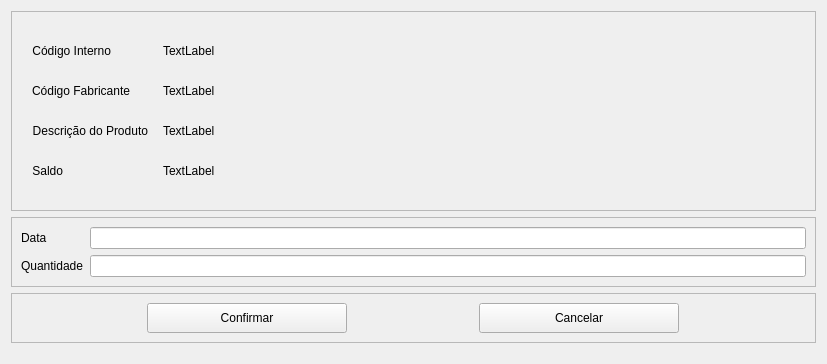
<?xml version="1.0" encoding="UTF-8"?>
<ui version="4.0">
 <class>wind_entr_prod</class>
 <widget class="QWidget" name="wind_entr_prod">
  <property name="geometry">
   <rect>
    <x>0</x>
    <y>0</y>
    <width>827</width>
    <height>364</height>
   </rect>
  </property>
  <property name="minimumSize">
   <size>
    <width>827</width>
    <height>0</height>
   </size>
  </property>
  <property name="maximumSize">
   <size>
    <width>827</width>
    <height>500</height>
   </size>
  </property>
  <property name="windowTitle">
   <string>Entrada de Produtos no Estoque</string>
  </property>
  <layout class="QVBoxLayout" name="verticalLayout">
   <property name="spacing">
    <number>6</number>
   </property>
   <item alignment="Qt::AlignVCenter">
    <widget class="QFrame" name="fr_top">
     <property name="minimumSize">
      <size>
       <width>0</width>
       <height>200</height>
      </size>
     </property>
     <property name="maximumSize">
      <size>
       <width>16777215</width>
       <height>200</height>
      </size>
     </property>
     <property name="frameShape">
      <enum>QFrame::StyledPanel</enum>
     </property>
     <property name="frameShadow">
      <enum>QFrame::Raised</enum>
     </property>
     <layout class="QVBoxLayout" name="verticalLayout_2">
      <property name="spacing">
       <number>10</number>
      </property>
      <property name="leftMargin">
       <number>10</number>
      </property>
      <property name="topMargin">
       <number>10</number>
      </property>
      <property name="rightMargin">
       <number>10</number>
      </property>
      <property name="bottomMargin">
       <number>10</number>
      </property>
      <item>
       <layout class="QFormLayout" name="formLayout">
        <property name="formAlignment">
         <set>Qt::AlignLeading|Qt::AlignLeft|Qt::AlignVCenter</set>
        </property>
        <property name="horizontalSpacing">
         <number>15</number>
        </property>
        <property name="leftMargin">
         <number>10</number>
        </property>
        <property name="rightMargin">
         <number>10</number>
        </property>
        <item row="0" column="0">
         <widget class="QLabel" name="lb_codint">
          <property name="minimumSize">
           <size>
            <width>0</width>
            <height>30</height>
           </size>
          </property>
          <property name="maximumSize">
           <size>
            <width>16777215</width>
            <height>30</height>
           </size>
          </property>
          <property name="text">
           <string>&lt;html&gt;&lt;head/&gt;&lt;body&gt;&lt;p align=&quot;right&quot;&gt;Código Interno&lt;/p&gt;&lt;/body&gt;&lt;/html&gt;</string>
          </property>
          <property name="alignment">
           <set>Qt::AlignRight|Qt::AlignTrailing|Qt::AlignVCenter</set>
          </property>
         </widget>
        </item>
        <item row="1" column="0">
         <widget class="QLabel" name="lb_codforn">
          <property name="minimumSize">
           <size>
            <width>0</width>
            <height>30</height>
           </size>
          </property>
          <property name="maximumSize">
           <size>
            <width>16777215</width>
            <height>30</height>
           </size>
          </property>
          <property name="text">
           <string>&lt;html&gt;&lt;head/&gt;&lt;body&gt;&lt;p align=&quot;right&quot;&gt;Código Fabricante&lt;/p&gt;&lt;/body&gt;&lt;/html&gt;</string>
          </property>
          <property name="alignment">
           <set>Qt::AlignRight|Qt::AlignTrailing|Qt::AlignVCenter</set>
          </property>
         </widget>
        </item>
        <item row="2" column="0">
         <widget class="QLabel" name="lb_descprod">
          <property name="minimumSize">
           <size>
            <width>0</width>
            <height>30</height>
           </size>
          </property>
          <property name="maximumSize">
           <size>
            <width>16777215</width>
            <height>30</height>
           </size>
          </property>
          <property name="text">
           <string>&lt;html&gt;&lt;head/&gt;&lt;body&gt;&lt;p align=&quot;right&quot;&gt;Descrição do Produto&lt;/p&gt;&lt;/body&gt;&lt;/html&gt;</string>
          </property>
          <property name="alignment">
           <set>Qt::AlignRight|Qt::AlignTrailing|Qt::AlignVCenter</set>
          </property>
         </widget>
        </item>
        <item row="3" column="0">
         <widget class="QLabel" name="lb_forn">
          <property name="minimumSize">
           <size>
            <width>0</width>
            <height>30</height>
           </size>
          </property>
          <property name="maximumSize">
           <size>
            <width>16777215</width>
            <height>30</height>
           </size>
          </property>
          <property name="text">
           <string>&lt;html&gt;&lt;head/&gt;&lt;body&gt;&lt;p align=&quot;right&quot;&gt;Saldo&lt;/p&gt;&lt;/body&gt;&lt;/html&gt;</string>
          </property>
          <property name="alignment">
           <set>Qt::AlignRight|Qt::AlignTrailing|Qt::AlignVCenter</set>
          </property>
         </widget>
        </item>
        <item row="0" column="1">
         <widget class="QLabel" name="cp_codint">
          <property name="text">
           <string>TextLabel</string>
          </property>
         </widget>
        </item>
        <item row="1" column="1">
         <widget class="QLabel" name="cp_codfabr">
          <property name="text">
           <string>TextLabel</string>
          </property>
         </widget>
        </item>
        <item row="2" column="1">
         <widget class="QLabel" name="cp_descprod">
          <property name="text">
           <string>TextLabel</string>
          </property>
         </widget>
        </item>
        <item row="3" column="1">
         <widget class="QLabel" name="cp_saldo">
          <property name="text">
           <string>TextLabel</string>
          </property>
         </widget>
        </item>
       </layout>
      </item>
     </layout>
    </widget>
   </item>
   <item>
    <widget class="QFrame" name="frame">
     <property name="frameShape">
      <enum>QFrame::StyledPanel</enum>
     </property>
     <property name="frameShadow">
      <enum>QFrame::Raised</enum>
     </property>
     <layout class="QFormLayout" name="formLayout_2">
      <item row="0" column="0">
       <widget class="QLabel" name="lb_data">
        <property name="text">
         <string>Data</string>
        </property>
       </widget>
      </item>
      <item row="0" column="1">
       <widget class="QLineEdit" name="le_data">
        <property name="styleSheet">
         <string notr="true">color: rgb(255, 255, 255);</string>
        </property>
        <property name="placeholderText">
         <string>dd/mm/aa</string>
        </property>
       </widget>
      </item>
      <item row="1" column="0">
       <widget class="QLabel" name="lb_quant">
        <property name="text">
         <string>Quantidade</string>
        </property>
       </widget>
      </item>
      <item row="1" column="1">
       <widget class="QLineEdit" name="le_quant">
        <property name="styleSheet">
         <string notr="true">color: rgb(255, 255, 255);</string>
        </property>
        <property name="placeholderText">
         <string>0,0</string>
        </property>
       </widget>
      </item>
     </layout>
    </widget>
   </item>
   <item alignment="Qt::AlignTop">
    <widget class="QFrame" name="fr_bot">
     <property name="frameShape">
      <enum>QFrame::StyledPanel</enum>
     </property>
     <property name="frameShadow">
      <enum>QFrame::Raised</enum>
     </property>
     <layout class="QHBoxLayout" name="horizontalLayout">
      <item>
       <widget class="QPushButton" name="pb_confirma_entr">
        <property name="minimumSize">
         <size>
          <width>200</width>
          <height>30</height>
         </size>
        </property>
        <property name="maximumSize">
         <size>
          <width>200</width>
          <height>30</height>
         </size>
        </property>
        <property name="cursor">
         <cursorShape>PointingHandCursor</cursorShape>
        </property>
        <property name="styleSheet">
         <string notr="true">QPushButton:hover{
	background-color: rgb(85, 255, 127);	
	color: rgb(255, 0, 0);
	border-radius: 10px
}</string>
        </property>
        <property name="text">
         <string>Confirmar</string>
        </property>
       </widget>
      </item>
      <item>
       <widget class="QPushButton" name="pb_cancela_entr">
        <property name="minimumSize">
         <size>
          <width>200</width>
          <height>30</height>
         </size>
        </property>
        <property name="maximumSize">
         <size>
          <width>200</width>
          <height>30</height>
         </size>
        </property>
        <property name="cursor">
         <cursorShape>PointingHandCursor</cursorShape>
        </property>
        <property name="styleSheet">
         <string notr="true">QPushButton:hover{
	background-color: rgb(255, 0, 0);
	color: rgb(0, 0, 255);
	border-radius: 10px
}</string>
        </property>
        <property name="text">
         <string>Cancelar</string>
        </property>
       </widget>
      </item>
     </layout>
    </widget>
   </item>
  </layout>
 </widget>
 <resources/>
 <connections/>
</ui>
